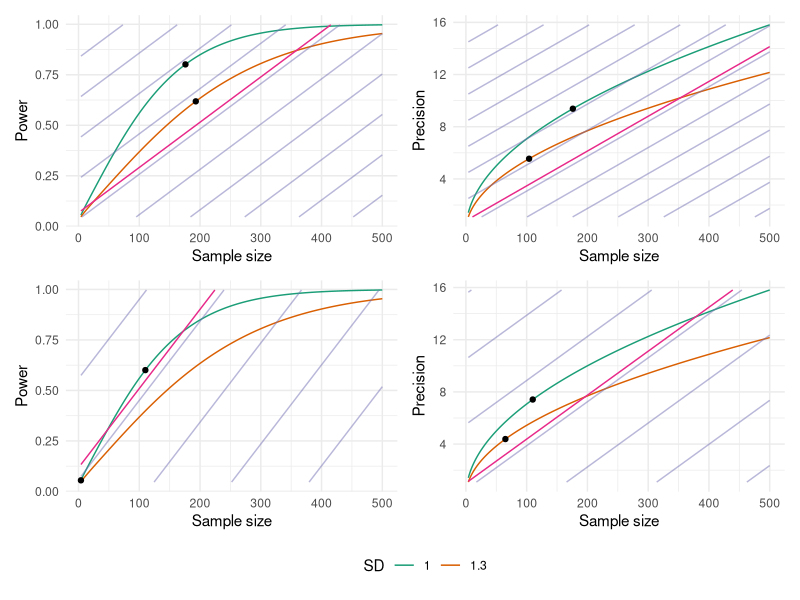
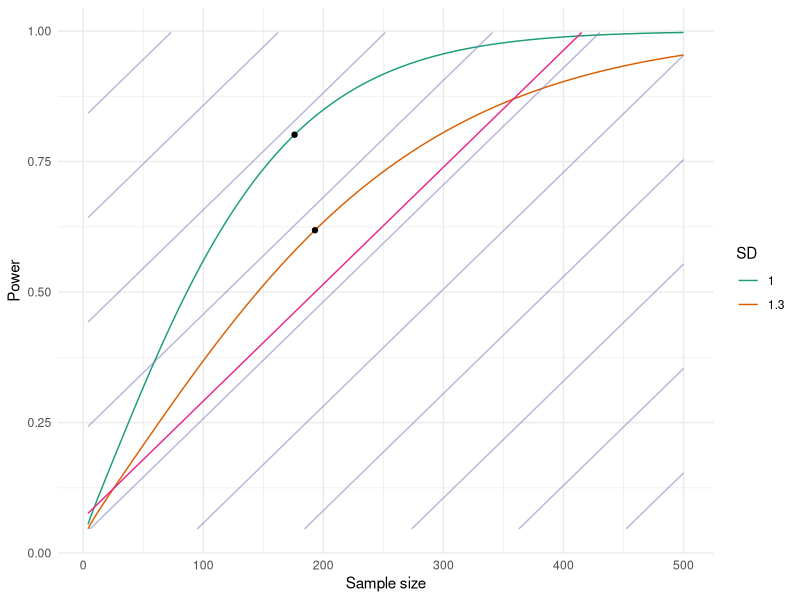

Write the R code that produced these figures, in order. (Note: this script raises an error after producing the figures.)
## ---- chunk 1
knitr::opts_chunk$set(echo = TRUE)
require(reshape2)
require(ggplot2)
require(viridis)
require(patchwork)
require(RColorBrewer)
cols <- brewer.pal(8, "Dark2") 
## ---- chunk 2
v1 <- function(n, sig, lambda1, c1) {
  # Power based value function
  1-pt(qt(0.975, 2*(n-1)), 2*(n-1), 0.3/sqrt(2*sig^2/n)) - lambda1*n - c1
}

v2 <- function(n, sig, lambda2, c2) {
  # Precision based value function
  sqrt(n/(2*sig^2)) - lambda2*n - c2
}
## ---- chunk 3
# Define some example trade-offs
lambda1 <- c(0.00224, 0.00392); lambda2 <- c(0.02668, 0.0337)

# Take a common fixed cost in units of sample size
n_cost <- 15
c1 <- lambda1*n_cost; c2 <- lambda2*n_cost
## ---- chunk 4
plots <- vector("list", 4)
for(i in 1:4){
  lambda <- c(lambda1, lambda2)[i]
  C <- c(c1, c2)[i]
  
  df <- data.frame(n=seq(4,500,1))
  df <- rbind(df, df)
  df$sig <- c(rep(1, nrow(df)/2), rep(1.3*1, nrow(df)/2))
  if(i < 3){
    df$v <- v1(n = df$n, sig = df$sig, lambda1 = lambda, c1 = C)
  } else {
    df$v <- v2(n = df$n, sig = df$sig, lambda2 = lambda, c2 = C)
  }
  df$p <- df$v + lambda*df$n + C
  
  opt1 <- df[which.max(df$v*(df$sig == 1)),]
  opt2 <- df[which.max(df$v*(df$sig == 1.3)),]
  
  gr <- expand.grid(n = seq(4, 500, l = 10),
                    p = seq(min(df$p), max(df$p), l = 10))
  gr$v <- gr$p - lambda*gr$n - C
  
  plots[[i]] <- ggplot(df, aes(n, p)) + geom_line(aes(colour=as.factor(sig))) +
    #geom_hline(yintercept = 0.8, linetype=2) +
    geom_contour(data = gr, aes(z = v), alpha = 0.5, colour = cols[3]) +
    geom_contour(data = gr, aes(z = v), breaks = c(C), colour = cols[4]) +
    geom_point(data = df[as.numeric(row.names(rbind(opt1, opt2))), ]) +
    xlab("Sample size") +
    scale_colour_manual(values=cols[1:2], labels=round(c(1, 1.3), 2)) +
    labs(colour = "SD") +
    theme_minimal()
  
  if(i < 3){
    plots[[i]] <- plots[[i]] + ylab("Power")
  } else {
    plots[[i]] <- plots[[i]] + ylab("Precision")
  }
}


p1 <- (plots[[1]] + plots[[3]]) /(plots[[2]] + plots[[4]]) + plot_layout(guides = "collect") & theme(legend.position = 'bottom')
p1

#ggsave("./figures/example_1_app.pdf", width = 18, height = 14, units="cm")

plots[[1]]

#ggsave("./figures/example_1.pdf", width = 14, height = 9, units="cm")
## ---- chunk 5
mm_reg_n <- function(sig, lambda, c, i) {
  n <- seq(4,900,1)
  if(i < 3){
    v <- v1(n = n, sig = sig, lambda1 = lambda, c1 = c)
  } else {
    v <- v2(n = n, sig = sig, lambda2 = lambda, c2 = c)
  }
  if(max(v) > 0) {
    n[which.max(v)]
  } else {
    0
  }
}

off_n <- function(sig, eff) {
  n <- seq(4,1300,1)
  p <- 1-pt(qt(0.975, 2*(n-1)), 2*(n-1), eff/sqrt(2*sig^2/n))
  n[p >= 0.8][1]
}

plots <- vector("list", 4)
for(i in 1:4){
  lambda <- c(lambda1, lambda2)[i]
  c <- c(c1, c2)[i]
  pow_nom <- 0.8*(i == 1 | i == 3) + 0.6*(i == 2 | i == 4)
  
  df <- data.frame(sig = seq(0.5, 2, 0.01))
  
  df$n_opt <- sapply(df$sig, mm_reg_n, lambda=lambda, c=c, i=i)
  df$n_off <- sapply(df$sig, off_n, pow = pow_nom)
  
  df <- melt(df, id.vars = "sig")
  names(df)[2:3] <- c("m", "n")

  plots[[i]] <- ggplot(df, aes(sig, n, colour = m)) + geom_line() +
    scale_colour_manual(values=cols[1:2], name = "Method", labels = c("Value-based", "Standard")) +
    xlab("SD") +
    theme_minimal()
}


p2 <- (plots[[1]] + plots[[3]]) /(plots[[2]] + plots[[4]]) + plot_layout(guides = "collect") & theme(legend.position = 'bottom')
p2

#ggsave("./figures/example_2_app.pdf", width = 18, height = 14, units="cm")

plots[[1]]

#("./figures/example_2.pdf", width = 14, height = 9, units="cm")
## ---- chunk 6
# First, choose a point estimate and construct a 95% CI around it
# corresponding to a certain pilot sample size
sig <- 1; k <- 2*30 - 2
lo <- sqrt(k*sig^2/qchisq(0.975, k)) 
up <- sqrt(k*sig^2/qchisq(0.025, k)) 

plots2 <- vector("list", 4)
for(i in 1:4){
  lambda <- c(lambda1, lambda2)[i]
  C <- c(c1, c2)[i]
  
  df <- expand.grid(sig = seq(0.6, 1.5, 0.01),
                    n = 2:500)
  if(i < 3){
    df$v <- v1(n = df$n, sig = df$sig, lambda1 = lambda, c1 = C)
  } else {
    df$v <- v2(n = df$n, sig = df$sig, lambda2 = lambda, c2 = C)
  }
  
  df_wide <- reshape(df, idvar = "sig", direction = "wide", timevar = "n", v.names = "v")
  
  # Add a n=0 option
  df_wide <- cbind(df_wide[,1, drop=FALSE], rep(0, nrow(df_wide)), df_wide[, 2:ncol(df_wide)])
  
  # Get maximum value at each sigma over set of ns
  df2 <- df_wide[,1, drop = FALSE]
  v_opt <- apply(df_wide[,2:ncol(df_wide)], 1, max)
  
  # Transform value into regret
  df_wide_reg <- df_wide
  df_wide_reg[, 2:ncol(df_wide_reg)] <- v_opt -  df_wide_reg[, 2:ncol(df_wide_reg)]
  
  # Get minimax regret n index
  n_mm_ind <- which.min(apply(df_wide_reg[df_wide_reg$sig > lo & df_wide_reg$sig < up, 2:ncol(df_wide_reg)], 2, max))
  
  # Get minimax regret n value at each sigma
  v_mm <- df_wide[, 1 + n_mm_ind]
  
  df <- data.frame(sig = rep(df_wide$sig, 2),
                    v = c(v_opt, v_mm),
                    t = c(rep(c("Optimal", "Minimax"), each = length(df_wide$sig))))
  
  plots2[[i]] <- ggplot(df, aes(sig, v, colour = t)) + geom_line() +
    scale_colour_manual(name = "", values = cols[c(1,3)]) +
    geom_vline(xintercept = c(lo, up), linetype = 2) +
    ylab("Value") + xlab("Standard deviation") +
    theme_minimal()
}
  
p2 <- (plots2[[1]] + plots2[[3]]) /(plots2[[2]] + plots2[[4]]) + plot_layout(guides = "collect") & theme(legend.position = 'bottom')
p2
#ggsave("./figures/example_3_app.pdf", p2, width = 18, height = 12, units="cm")

plots2[[1]]
#ggsave("./figures/example_3.pdf", width = 14, height = 9, units="cm")
## ---- chunk 7

get_ns <- function(x, v_i, lambdas, cs) {
  print(x)
  sig <- x[1]; k <- x[2]
  # For a scenario defined by the point and interval estimate and value
  # function index
  lo <- sqrt(k*sig^2/qchisq(0.975, k)) 
  up <- sqrt(k*sig^2/qchisq(0.025, k)) 
  
  lambda <- lambdas[v_i]
  c <- cs[v_i]
  
  df <- expand.grid(sig = c(seq(lo, up, 0.001), up, sig),
                    n = 2:600)
  if(v_i < 3){
    df$v <- v1(n = df$n, sig = df$sig, lambda1 = lambda, c1 = c)
  } else {
    df$v <- v2(n = df$n, sig = df$sig, lambda2 = lambda, c2 = c)
  }
  
  df_wide <- reshape(df, idvar = "sig", direction = "wide", timevar = "n", v.names = "v")
  
  # Add a n=0 option
  df_wide <- cbind(df_wide[,1, drop=FALSE], rep(0, nrow(df_wide)), df_wide[, 2:ncol(df_wide)])
  
  # Get maximum value at each sigma over set of ns
  v_opt <- apply(df_wide[,2:ncol(df_wide)], 1, max)
  
  # Transform value into regret
  df_wide_reg <- df_wide
  df_wide_reg[, 2:ncol(df_wide_reg)] <- v_opt -  df_wide_reg[, 2:ncol(df_wide_reg)]
  
  # Get max regret for each n
  max_reg <- apply(df_wide_reg[, 2:ncol(df_wide_reg)], 2, max)
  
  # Find the various fixed n solutions to highlight on the plot
  # First, the MM regret:
  n_mm <- which.min(apply(df_wide_reg[, 2:ncol(df_wide_reg)], 2, max))
  # The simple solution maximising value at the point estimate sig:
  n_s <- which.max(df_wide[df_wide$sig == sig, 2:ncol(df_wide)])

  # For the upper CI and NCT methods, find the effect size which we
  # would pretend to be looking for with 80% power such that it gives
  # the right suggested sample size for the estimated sig
  eff <- power.t.test(n = n_s, power = 0.8, sd = sig)$delta

  # The Browne upper interval solution:
  n_ci <- off_n(up, eff)

  # The non-central t method of Julious. Note that 
  ns2 <- 3:1000
  z <- (2*qt(0.8, k, qt(0.975, 2*ns2 - 2))^2)*(sig^2)/(eff^2)
  n_nct <- ns2[ns2 >= z][1]

  df2 <- data.frame(n = 1:600,
                    max_reg = max_reg)
  
  df3 <- rbind(df2[df2$n == n_mm,],
               df2[df2$n == n_s,],
               df2[df2$n == n_ci,],
               df2[df2$n == n_nct,])
  
  df3$t <- c("Minimax regret", "Simple", "Upper CI", "Non-central t")
  
  return(c(df3$n, df3$max_reg))
}

lambdas <- c(lambda1, lambda2)
cs <- c(c1, c2)

# For example,
get_ns(c(1, 58), v_i = 1, lambdas, cs)
## ---- chunk 8
df <- expand.grid(k = c(10, 50, 100, 200),
                  sig = c(0.6, 0.8, 1, 1.25, 1.5))

df <- df[,c(2,1)]

r <- as.data.frame(t(apply(df, 1, get_ns, lambdas = lambdas, cs = cs, v_i = 1)))

names(r) <- c("n_mm", "n_s", "n_ci", "n_nct", "r_mm", "r_s", "r_ci", "r_nct")

df <- cbind(df, r)

df$sig <- factor(df$sig)
df$k <- factor(df$k)

tab <- cbind(df[,1:2],
             paste0(df[,3], " (", sprintf('%.3f', df[,7]) , ")"),
             paste0(df[,4], " (", sprintf('%.3f', df[,8]) , ")"),
             paste0(df[,5], " (", sprintf('%.3f', df[,9]) , ")"),
             paste0(df[,6], " (", sprintf('%.3f', df[,10]) , ")"))

colnames(tab) <- c("$\\sigma$", "$k$", "MM-R", "LO", "U-CI", "NCT")

tab

tbl <- xtable(tab)
align(tbl) <- c(rep("l", 3), rep("r", 4))

print(tbl, booktabs = T, include.rownames = F,
      sanitize.text.function = function(x) {x}, floating = F,
      file = "./tables/eval2.txt")

#print(xtable(tab, digits = c(1,0,0,0,2,3,3,3,5)), booktabs = T, include.rownames = F, 
#      sanitize.text.function = function(x) {x}, floating = F,
#      file = "./paper/tables/ill.txt")
## ---- chunk 9
obj_f <- function(sig, n) {
  ns <- 2:500
  v_opt <- max(v1(n = ns, sig = sig, lambda1 = lambda, c1 = c))
  -(v_opt - v1(n = n, sig = sig, lambda1 = lambda, c1 = c))
}

n <- 1
done <- FALSE
last <- 10000
while(!done){
  n <- n + 1
  current <- -optim(1, obj_f, n=n, method = "Brent", lower = 0.8733963, upper=2.193667)$value
  done <- current > last
  last <- current
}

## ---- chunk 10
#ggsave("./figures/ocs.pdf", height=9, width=11, units="cm")
#ggsave("./figures/corr.eps", height=9, width=14, units="cm", device = cairo_ps())
#ggsave("./figures/eval_np30.eps", height=16, width=18, units="cm", device = cairo_ps())
